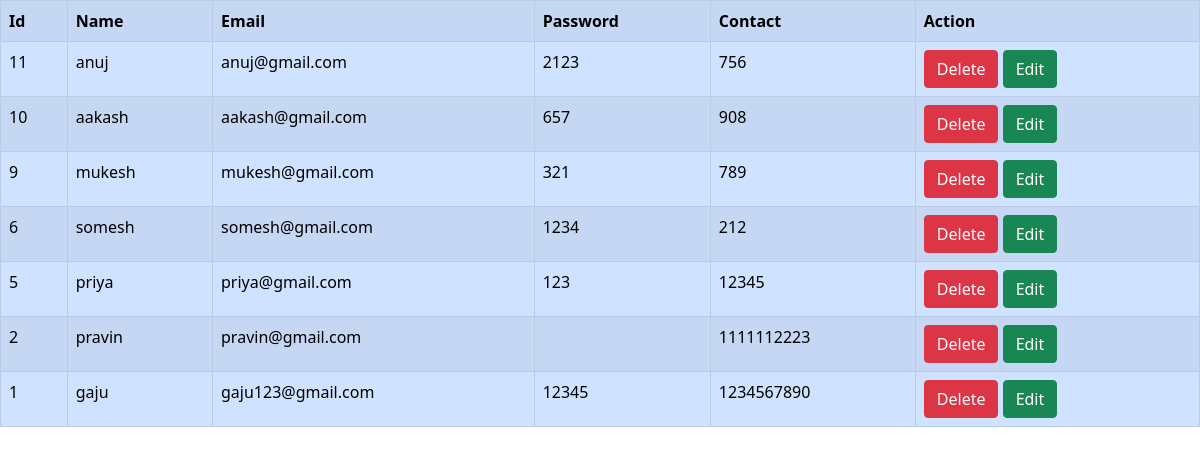
The app's page /viewdata with its own data.
### tables this page shows
CREATE TABLE register(id INTEGER PRIMARY KEY AUTOINCREMENT, name varchar(10),email varchar(10),password int,contact varchar(10));

### app.py (the view)
@app.route("/viewdata")
def viewdata():
    con=sq.connect("Flask.db")
    cur=con.cursor()
    data=cur.execute("select * from register order by id desc")
    con.commit()
    return render_template("viewdata.html",data=data)

### templates/viewdata.html (shortened to what this page needs)
<!DOCTYPE html>
<html lang="en">
<head>
    <link href="https://cdn.jsdelivr.net/npm/bootstrap@5.0.2/dist/css/bootstrap.min.css" rel="stylesheet">
</head>
<body>
    <table class="table table-striped table-bordered table-primary ">
        <tr>
            <th>Id</th>
            <th>Name</th>
            <th>Email</th>
            <th>Password</th>
            <th>Contact</th>
            <th>Action</th>
        </tr>
        {% for i in data %}
        <tr>
            <td> {{i[0]}} </td>
            <td> {{i[1]}} </td>
            <td> {{i[2]}} </td>
            <td> {{i[3]}} </td>
            <td> {{i[4]}} </td>
            <td>
                <a href="delete/{{i[0]}}" class="btn btn-danger">Delete</a>
                <a href="update/{{i[0]}}" class="btn btn-success">Edit</a>
            </td>
        </tr>
        {% endfor %}
    </table>
</body>
</html>

### records on screen
register: id "11", name "anuj", email "anuj@gmail.com", password "2123", contact "756"
register: id "10", name "aakash", email "aakash@gmail.com", password "657", contact "908"
register: id "9", name "mukesh", email "mukesh@gmail.com", password "321", contact "789"
register: id "6", name "somesh", email "somesh@gmail.com", password "1234", contact "212"
register: id "5", name "priya", email "priya@gmail.com", password "123", contact "12345"
register: id "2", name "pravin", email "pravin@gmail.com", contact "1111112223"
register: id "1", name "gaju", email "gaju123@gmail.com", password "12345", contact "1234567890"
